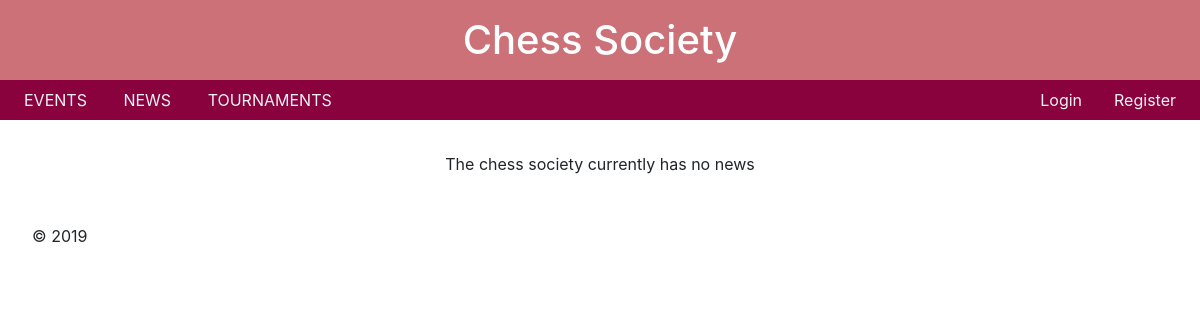
The app's page /news/index.php, older data.
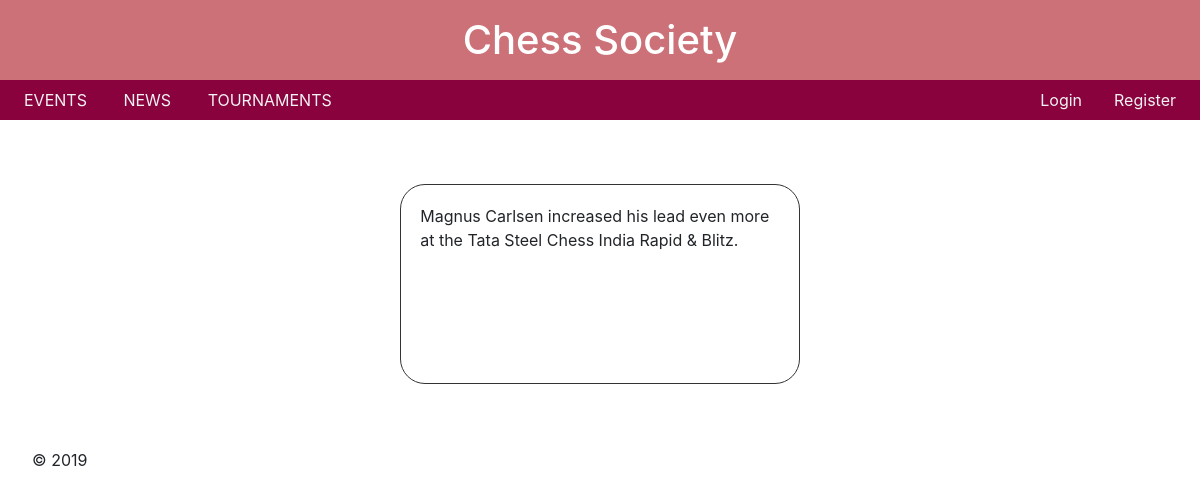
The same page, newer data.
### tables this page shows
CREATE TABLE NEWS (
    INFO VARCHAR (500) NOT NULL,
    THERELEASE DATETIME NOT NULL,
    EXPIRY DATETIME NOT NULL,
    NEWS_ID INT NOT NULL AUTO_INCREMENT,
    PRIMARY KEY (NEWS_ID)
);

### private/db_functions.php (called while the page is built, shortened)
<?php
function get_news($options = [])
{
    global $link;
    $query = "SELECT * FROM NEWS";
    if (isset($options['date']))
    {
        $date = $options['date'];
        $query = $query . " WHERE THERELEASE < '" . $date .
        "' AND EXPIRY > '" . $date . "'";
    }
    return mysqli_query($link, $query);
}
?>

### public/news/index.php (the view, shortened to what this page needs)
<html>
<head>
    <?php require_once("../../private/shared/chess_head.php") ?>
</head>
<body>
<?php include("../../private/shared/chess_header.php");
?>
<div class="content">
    <?php
    $date = date("Y-m-d H:i:s");
    $result_set = get_news(["date" => $date]);
    if (mysqli_num_rows($result_set)) {
        while ($NEWS = mysqli_fetch_assoc($result_set)) {
            echo "<div class='content-item'>
                <p>" . $NEWS["INFO"] . "</p>";
              echo "</div>";
        }
    } else {
        echo "<p>The chess society currently has no news </p>";
    }
    ?>
</div>
</body>
</html>
<?php include("../../private/shared/chess_footer.php"); ?>

Row changes from the older to the newer data that the page shows:
added news: INFO "Magnus Carlsen increased his lead even more at the Tata Steel Chess India Rapid & Blitz."
Text that changed along with them:
text no longer shown: "The chess society currently has no news"
